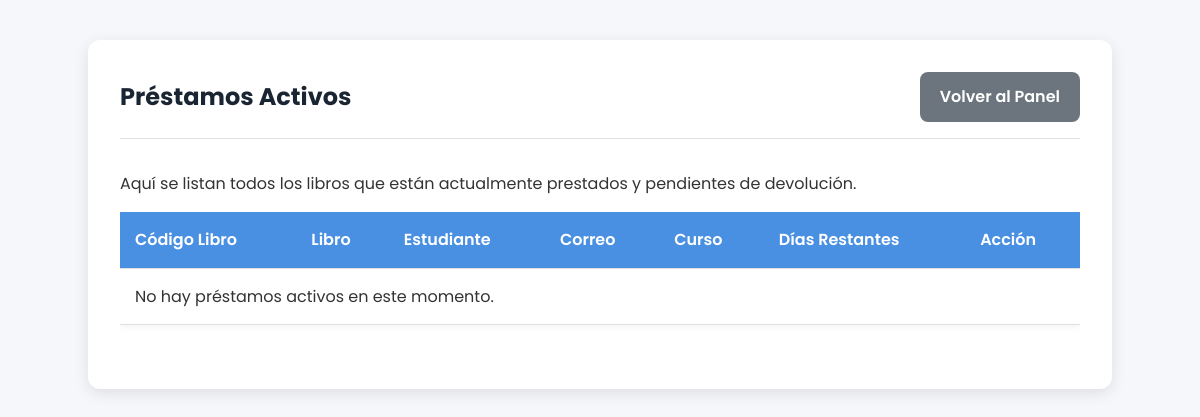
The app's page /admin_prestamos (signed in), older data.
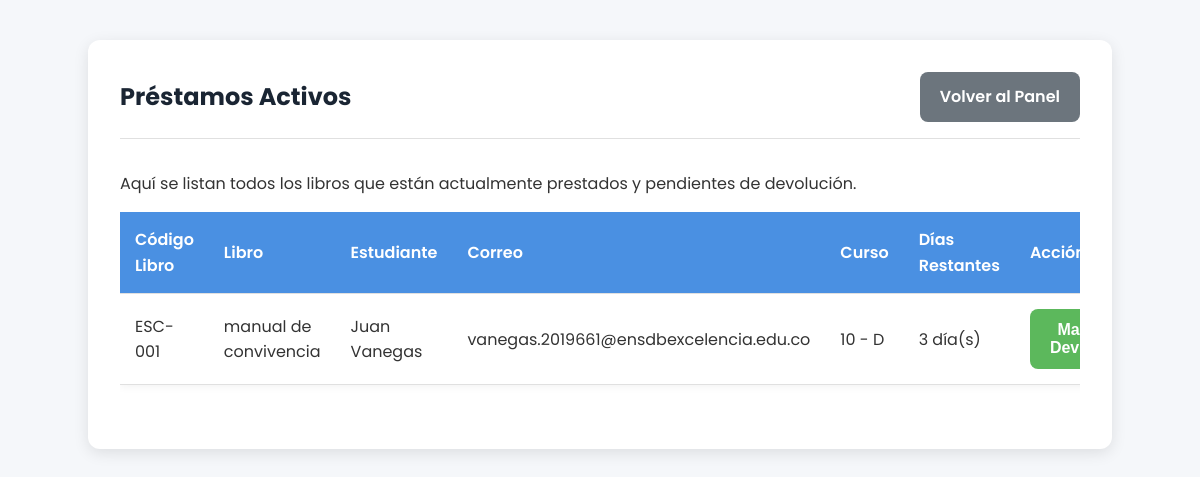
The same page, newer data.
### tables this page shows
CREATE TABLE prestamo (
                id INTEGER PRIMARY KEY AUTOINCREMENT,
                nombre TEXT NOT NULL,
                grado TEXT NOT NULL,
                curso TEXT NOT NULL,
                libro_id INTEGER NOT NULL,
                dias INTEGER NOT NULL,
                correo TEXT NOT NULL,
                fecha_prestamo TEXT NOT NULL,
                devuelto INTEGER DEFAULT 0, reseñado INTEGER DEFAULT 0, fecha_devolucion TEXT,
                FOREIGN KEY(libro_id) REFERENCES libro(id)
            );

CREATE TABLE libro (
                id INTEGER PRIMARY KEY AUTOINCREMENT,
                titulo TEXT NOT NULL,
                autor TEXT NOT NULL,
                editorial TEXT NOT NULL,
                stock INTEGER NOT NULL,
                seccion TEXT NOT NULL
            , codigo_libro TEXT);

### biblioteca/app.py (the view)
@app.route('/admin_prestamos')
def admin_prestamos():
    if not session.get('admin'):
        return redirect(url_for('admin_login'))
    conn = get_db_connection()
    prestamos_raw = conn.execute("""
        SELECT p.*, l.titulo as libro, l.codigo_libro
           FROM prestamo p JOIN libro l ON p.libro_id = l.id
           WHERE p.devuelto = 0
           ORDER BY p.fecha_prestamo
    """).fetchall()
    prestamos_list = []
    hoy = datetime.now()
    for p in prestamos_raw:
        p_dict = dict(p)
        fecha_inicio = datetime.strptime(p['fecha_prestamo'], '%Y-%m-%d')
        fecha_fin = fecha_inicio + timedelta(days=int(p['dias']))
        dias_restantes = (fecha_fin - hoy).days + 1
        p_dict['dias_restantes'] = dias_restantes
        prestamos_list.append(p_dict)
    conn.close()
    return render_template('admin_prestamos.html', prestamos=prestamos_list)

### biblioteca/app.py (called while the page is built)
def get_db_connection():
    conn = sqlite3.connect(DATABASE)
    conn.row_factory = sqlite3.Row
    return conn

### biblioteca/templates/admin_prestamos.html (shortened to what this page needs)
<!DOCTYPE html>
<html lang="es">
<head>
    <link rel="stylesheet" href="{{ url_for('static', filename='css/styles.css') }}">
</head>
<body>
    <div class="container">
        <header class="header">
            <h2>Préstamos Activos</h2>
            <a href="{{ url_for('admin_panel') }}" class="btn btn-secondary">Volver al Panel</a>
        </header>
        <div class="table-container">
            <p>Aquí se listan todos los libros que están actualmente prestados y pendientes de devolución.</p>
            <div style="overflow-x:auto;">
                <table>
                    <thead>
                        <tr>
                            <th>Código Libro</th>
                            <th>Libro</th>
                            <th>Estudiante</th>
                            <th>Correo</th>
                            <th>Curso</th>
                            <th>Días Restantes</th>
                            <th>Acción</th>
                        </tr>
                    </thead>
                    <tbody>
                        {% for prestamo in prestamos %}
                        <tr class="{% if prestamo.dias_restantes <= 0 %}overdue{% endif %}">
                            <td>{{ prestamo['codigo_libro'] }}</td>
                            <td>{{ prestamo['libro'] }}</td>
                            <td>{{ prestamo['nombre'] }}</td>
                            <td>{{ prestamo['correo'] }}</td>
                            <td>{{ prestamo['grado'] }} - {{ prestamo['curso'] }}</td>
                            <td>
                                {% if prestamo.dias_restantes > 0 %}
                                    {{ prestamo.dias_restantes }} día(s)
                                {% else %}
                                    Vencido
                                {% endif %}
                            </td>
                            <td>
                                <form method="POST" action="{{ url_for('devolver_prestamo', prestamo_id=prestamo['id']) }}" style="margin:0;">
                                    <button type="submit" class="btn btn-success btn-sm">Marcar Devuelto</button>
                                </form>
                            </td>
                        </tr>
                        {% else %}
                        <tr>
                            <td colspan="7">No hay préstamos activos en este momento.</td>
                        </tr>
                        {% endfor %}
                    </tbody>
                </table>
            </div>
        </div>
    </div>
</body>
</html>

Row changes from the older to the newer data that the page shows:
now on this page (row edited): prestamo: codigo_libro "ESC-001", libro "manual de convivencia", nombre "Juan Vanegas", correo "vanegas.2019661@ensdbexcelencia.edu.co", grado "10", curso "D", dias_restantes "3"
Text that changed along with them:
text no longer shown: "No hay préstamos activos en este momento."
